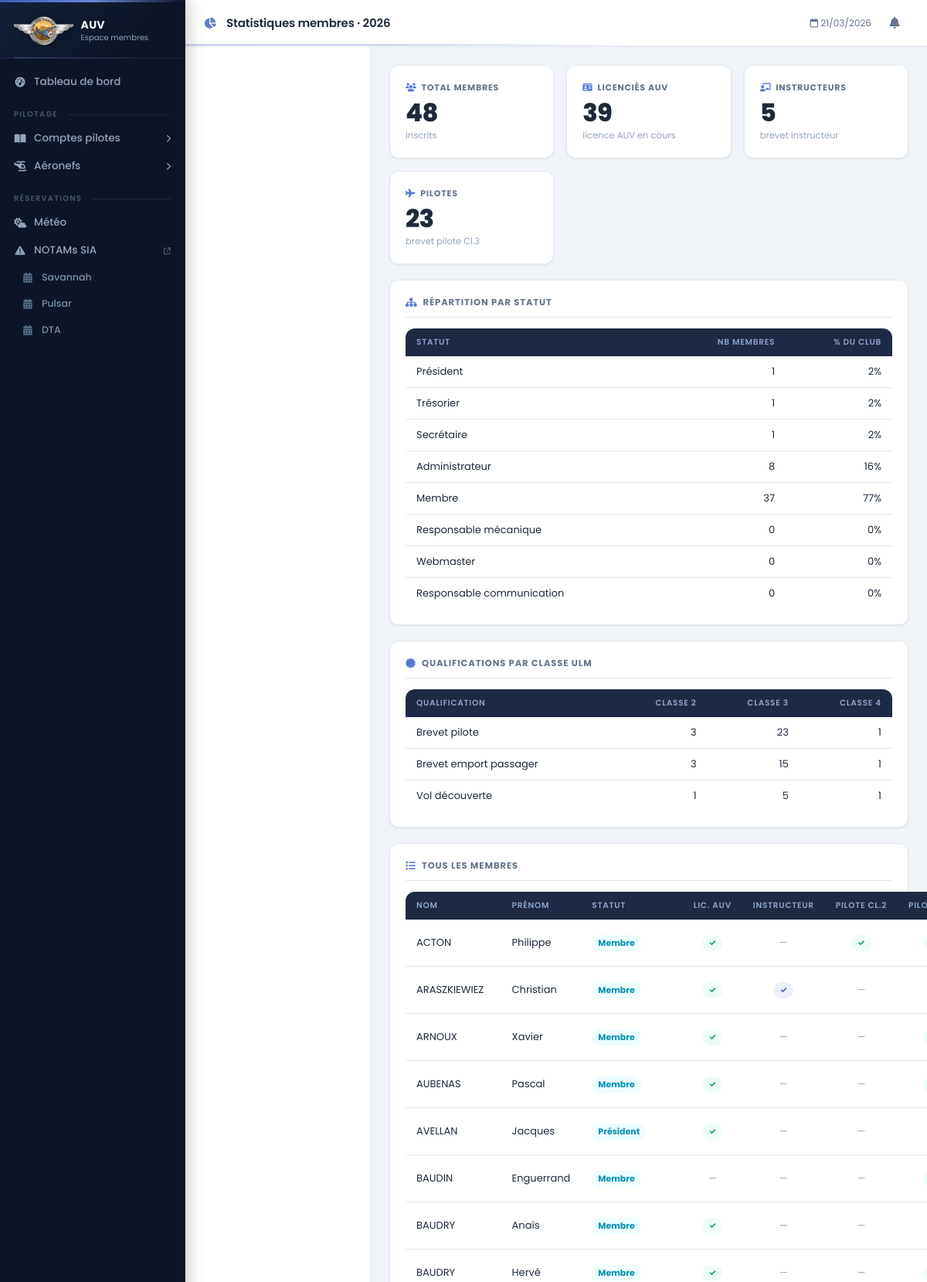
Screenshot of /intranetStatsMembres (signed in, upper part) with the database file from the repository.
### Intranet/models.py (models this page shows, shortened)
class Aeronef(models.Model):
    def __str__(self):
        text = self.type
        return text
    type = models.CharField(max_length = 20)
    classeULM = models.ForeignKey('ClasseULM',
                                  on_delete=models.CASCADE,
                                  default = 3)
    immatriculation = models.CharField(max_length = 6,
                                       default = 'XXXXX')
    indicatifRadio = models.CharField(max_length = 6,
                                       default = 'F-JXXX')
    limiteAptitudeVol = models.DateField(blank = True,
                            null = True)
    limiteLSA = models.DateField(blank = True,
                            null = True)
    limiteParachute = models.DateField(blank = True,
                            null = True)
    date = models.DateField(blank = True,
                            null = True)
    tarifPilote = models.DecimalField(decimal_places = 2,
                                      max_digits = 5,
                                      default = 00.00)
    tarifElevePilote = models.DecimalField(decimal_places = 2,
                                      max_digits = 5,
                                      default = 00.00)

class Statut(models.Model):
    def __str__(self):
        return self.value
    value = models.CharField(max_length = 30)

class Member(models.Model):
    statut = models.ForeignKey('Statut',
                               on_delete=models.CASCADE,
                               default = 5)
    name = models.CharField(max_length = 50)
    vorname = models.CharField(max_length = 50)
    password = models.CharField(max_length = 20,
                                default = '0000')
    genre = models.ForeignKey('Sex',
                               on_delete=models.CASCADE,
                               default = 1)
    birthday = models.DateField(blank = True,
                                null = True)
    phone = models.CharField(max_length = 14,
                             blank=True,
                             null = True)
    email = models.EmailField(max_length = 50,
                              blank=True,
                              null = True)
    zip = models.CharField(max_length = 5,
                           blank=True,
                           null = True)
    city = models.CharField(max_length = 50,
                            blank=True,
                            null = True)
    adress = models.CharField(max_length = 200,
                              blank=True,
                              null = True)
    licenceFFPLUM = models.CharField(max_length = 6,
                                     blank = True,
                                     null = True)
    licenceAUV = models.ForeignKey(OuiNon,
                                on_delete=models.CASCADE,
                                related_name='licenceAUVOuiNon',
                                default = 1)
    brevetInstructeur = models.ForeignKey(OuiNon,
                                on_delete=models.CASCADE,
                                related_name='brevetInstructeurOuiNon',
                                default = 1)
    datePiloteC2 = models.DateField(blank = True,
                                null = True)
    datePiloteC3 = models.DateField(blank = True,
                                null = True)
    datePiloteC4 = models.DateField(blank = True,
                                null = True)
    dateEmportC2 = models.DateField(blank = True,
                                null = True)
    dateEmportC3 = models.DateField(blank = True,
                                null = True)
    dateEmportC4 = models.DateField(blank = True,
                                null = True)
    dateBaptemeC2 = models.DateField(blank = True,
                                null = True)
    dateBaptemeC3 = models.DateField(blank = True,
                                null = True)
    dateBaptemeC4 = models.DateField(blank = True,
                                null = True)
    reportComptePilote2024 = models.DecimalField(decimal_places = 2,
                                                 max_digits = 8,
                                                 default = 00.00)
    produitComptePilote = models.DecimalField(decimal_places = 2,
                                            max_digits = 8,
                                            default = 00.00)
    chargeComptePilote = models.DecimalField(decimal_places = 2,
                                            max_digits = 8,
                                            default = 00.00)
    def age(self):
        age = date.today()-self.birthday
        return int((age).days/365.25)
    class Meta:
        ordering = ['name','vorname']

### Intranet/MenuMembres/views.py (the view)
# urls.py: path('intranetStatsMembres', intranetStatsMembres, name="intranet_Stats_Membres"),
def intranetStatsMembres(request):
    loggedMember = getLoggedMemberFromRequest(request)
    if not loggedMember:
        return redirect('/internetAccueil')
    membres = Member.objects.select_related('statut', 'licenceAUV', 'brevetInstructeur').all()
    nb_total = membres.count()
    nb_licencies    = membres.filter(licenceAUV__value='OUI').count()
    nb_instructeurs = membres.filter(brevetInstructeur__value='OUI').count()
    nb_pilote_c2 = membres.exclude(datePiloteC2=None).count()
    nb_pilote_c3 = membres.exclude(datePiloteC3=None).count()
    nb_pilote_c4 = membres.exclude(datePiloteC4=None).count()
    nb_emport_c2 = membres.exclude(dateEmportC2=None).count()
    nb_emport_c3 = membres.exclude(dateEmportC3=None).count()
    nb_emport_c4 = membres.exclude(dateEmportC4=None).count()
    nb_bapteme_c2 = membres.exclude(dateBaptemeC2=None).count()
    nb_bapteme_c3 = membres.exclude(dateBaptemeC3=None).count()
    nb_bapteme_c4 = membres.exclude(dateBaptemeC4=None).count()
    par_statut = []
    for statut in Statut.objects.all():
        nb = membres.filter(statut=statut).count()
        pct = floor(nb * 100 / nb_total) if nb_total > 0 else 0
        par_statut.append({'statut': statut, 'nb': nb, 'pct': pct})
    context = {
        'loggedMember':     loggedMember,
        'current_date_time': dateTimeParis(),
        'current_year':     datetime.now().year,
        'allAeronef':       Aeronef.objects.all(),
        'membres':          membres,
        'nb_total':         nb_total,
        'nb_licencies':     nb_licencies,
        'nb_instructeurs':  nb_instructeurs,
        'nb_pilotes_c3':    nb_pilote_c3,
        'nb_pilote_c2':     nb_pilote_c2,
        'nb_pilote_c3':     nb_pilote_c3,
        'nb_pilote_c4':     nb_pilote_c4,
        'nb_emport_c2':     nb_emport_c2,
        'nb_emport_c3':     nb_emport_c3,
        'nb_emport_c4':     nb_emport_c4,
        'nb_bapteme_c2':    nb_bapteme_c2,
        'nb_bapteme_c3':    nb_bapteme_c3,
        'nb_bapteme_c4':    nb_bapteme_c4,
        'par_statut':       par_statut,
    }
    return render(request, 'intranetStatsMembres.html', context)

### Intranet/context_processors.py (called while the page is built)
def notifications(request):
    if 'loggedMemberId' not in request.session:
        return {}
    from Intranet.models import Member
    try:
        member = Member.objects.get(id=request.session['loggedMemberId'])
        notifs = Notification.objects.filter(recipient=member).order_by('-created_at')[:8]
        unread = Notification.objects.filter(recipient=member, is_read=False).count()
        return {
            'notifications': notifs,
            'notif_count':   unread,
        }
    except Exception:
        return {}

### Intranet/views.py (called while the page is built)
def getLoggedMemberFromRequest(request):
    if 'loggedMemberId' in request.session:
        loggedMemberId = request.session['loggedMemberId']
        loggedMember = Member.objects.get(id=loggedMemberId)
        return loggedMember
    return None

### ULMASSO/views.py (called while the page is built)
def dateTimeParis():
    now = datetime.now(tz = ZoneInfo("Europe/Paris"))
    return now.strftime("%d/%m/%Y %H:%M")

### Intranet/templates/intranetStatsMembres.html (shortened to what this page needs)
{% extends "baseIntranet.html" %}
{% block bodyId %}intranetStatsMembresPage{% endblock %}
{% block titrePage %}
    <i class="fa-solid fa-chart-pie"></i> Statistiques membres · {{ current_year }}
{% endblock %}
{% block mainContent %}
<div class="dashboard-grid">
    <div class="card">
        <div class="card-label"><i class="fa-solid fa-users"></i> Total membres</div>
        <div class="card-value">{{ nb_total }}</div>
        <div class="card-sub">inscrits</div>
    </div>
    <div class="card">
        <div class="card-label"><i class="fa-solid fa-id-card"></i> Licenciés AUV</div>
        <div class="card-value">{{ nb_licencies }}</div>
        <div class="card-sub">licence AUV en cours</div>
    </div>
    <div class="card">
        <div class="card-label"><i class="fa-solid fa-chalkboard-user"></i> Instructeurs</div>
        <div class="card-value">{{ nb_instructeurs }}</div>
        <div class="card-sub">brevet instructeur</div>
    </div>
    <div class="card">
        <div class="card-label"><i class="fa-solid fa-plane"></i> Pilotes</div>
        <div class="card-value">{{ nb_pilotes_c3 }}</div>
        <div class="card-sub">brevet pilote Cl.3</div>
    </div>
</div>
<div class="card-section">
    <h3><i class="fa-solid fa-sitemap"></i> Répartition par statut</h3>
    <table>
        <thead>
            <tr>
                <th>Statut</th>
                <th style="text-align:right">Nb membres</th>
                <th style="text-align:right">% du club</th>
            </tr>
        </thead>
        <tbody>
            {% for s in par_statut %}
            <tr>
                <td>{{ s.statut }}</td>
                <td style="text-align:right">{{ s.nb }}</td>
                <td style="text-align:right">{{ s.pct }}%</td>
            </tr>
            {% endfor %}
        </tbody>
    </table>
</div>
<div class="card-section">
    <h3><i class="fa-solid fa-certificate"></i> Qualifications par classe ULM</h3>
    <table>
        <thead>
            <tr>
                <th>Qualification</th>
                <th style="text-align:right">Classe 2</th>
                <th style="text-align:right">Classe 3</th>
                <th style="text-align:right">Classe 4</th>
            </tr>
        </thead>
        <tbody>
            <tr>
                <td>Brevet pilote</td>
                <td style="text-align:right">{{ nb_pilote_c2 }}</td>
                <td style="text-align:right">{{ nb_pilote_c3 }}</td>
                <td style="text-align:right">{{ nb_pilote_c4 }}</td>
            </tr>
            <tr>
                <td>Brevet emport passager</td>
                <td style="text-align:right">{{ nb_emport_c2 }}</td>
                <td style="text-align:right">{{ nb_emport_c3 }}</td>
                <td style="text-align:right">{{ nb_emport_c4 }}</td>
            </tr>
            <tr>
                <td>Vol découverte</td>
                <td style="text-align:right">{{ nb_bapteme_c2 }}</td>
                <td style="text-align:right">{{ nb_bapteme_c3 }}</td>
                <td style="text-align:right">{{ nb_bapteme_c4 }}</td>
            </tr>
        </tbody>
    </table>
</div>
<div class="card-section">
    <h3><i class="fa-solid fa-list"></i> Tous les membres</h3>
    <table>
        <thead>
            <tr>
                <th>Nom</th>
                <th>Prénom</th>
                <th>Statut</th>
                <th style="text-align:center">Lic. AUV</th>
                <th style="text-align:center">Instructeur</th>
                <th style="text-align:center">Pilote Cl.2</th>
                <th style="text-align:center">Pilote Cl.3</th>
            </tr>
        </thead>
        <tbody>
            {% for m in membres %}
            <tr>
                <td>{{ m.name }}</td>
                <td>{{ m.vorname }}</td>
                <td><span class="badge badge-info">{{ m.statut }}</span></td>
                <td class="text-center">
                    {% if m.licenceAUV.value == "OUI" %}
                        <span class="badge badge-success">✓</span>
                    {% else %}
                        <span class="text-muted">—</span>
                    {% endif %}
                </td>
                <td class="text-center">
                    {% if m.brevetInstructeur.value == "OUI" %}
                        <span class="badge badge-primary">✓</span>
                    {% else %}
                        <span class="text-muted">—</span>
                    {% endif %}
                </td>
                <td class="text-center">
                    {% if m.datePiloteC2 %}
                        <span class="badge badge-success" title="{{ m.datePiloteC2|date:'d/m/Y' }}">✓</span>
                    {% else %}<span class="text-muted">—</span>{% endif %}
                </td>
                <td class="text-center">
                    {% if m.datePiloteC3 %}
                        <span class="badge badge-success" title="{{ m.datePiloteC3|date:'d/m/Y' }}">✓</span>
                    {% else %}<span class="text-muted">—</span>{% endif %}
                </td>
            </tr>
            {% endfor %}
        </tbody>
    </table>
</div>
{% endblock %}

### Intranet/templates/baseIntranet.html (shortened to what this page needs)
<!DOCTYPE html>
<html lang="fr">
<head>
    <link rel="stylesheet" href="https://cdnjs.cloudflare.com/ajax/libs/font-awesome/6.5.0/css/all.min.css">
    <link rel="stylesheet" type="text/css" href="static/css/styleIntranet.css">
    <link rel="stylesheet" type="text/css" href="static/css/styleMenuPrincipal.css">
</head>
<body id="{% block bodyId %}page{% endblock %}">
<nav id="sidebar">
    <div class="sb-logo">
        <img src="static/res/icones/logo.png" alt="AUV">
        <div>
            <div class="sb-logo-text">AUV</div>
            <div class="sb-logo-sub">Espace membres</div>
        </div>
    </div>
    <div class="sb-nav">
        <a href="intranetAccueil" class="sb-item">
            <i class="fa-solid fa-gauge-high"></i>
            Tableau de bord
        </a>
        <div class="sb-section-label">Pilotage</div>
        <details class="sb-group">
            <summary class="sb-item">
                <i class="fa-solid fa-book-open"></i>
                Comptes pilotes
                <i class="fa-solid fa-chevron-right sb-chevron"></i>
            </summary>
        </details>
        <details class="sb-group">
            <summary class="sb-item">
                <i class="fa-solid fa-helicopter"></i>
                Aéronefs
                <i class="fa-solid fa-chevron-right sb-chevron"></i>
            </summary>
        </details>
        <div class="sb-section-label">Réservations</div>
        <a href="intranetWeather" class="sb-item">
            <i class="fa-solid fa-cloud-sun"></i>
            Météo
        </a>
        <a href="https://www.sia.aviation-civile.gouv.fr/documents/supaip/notam.php" target="_blank" class="sb-item">
            <i class="fa-solid fa-triangle-exclamation"></i>
            NOTAMs SIA
            <i class="fa-solid fa-external-link" style="font-size:9px;margin-left:auto;opacity:.5"></i>
        </a>
        {% for aeronef in allAeronef %}
        <a href="{% url 'intranet_Reservation_Calendrier' aeronef %}" class="sb-item sb-item-cal">
            <i class="fa-solid fa-calendar-days"></i>
            {{ aeronef.type }}
        </a>
        {% endfor %}
    </div>
</nav>
<div id="appMain">
    <header id="topBar">
        <div class="tb-title">
            {% block titrePage %}{% endblock %}
        </div>
        <div class="tb-right">
            <span style="font-size:12px;color:#64748b" id="tb-date">
                <i class="fa-regular fa-calendar"></i>
                {{ current_date_time|slice:":10" }}
            </span>
            <div style="position:relative">
                <button class="notif-btn" id="notifBtn" onclick="toggleNotif()">
                    <i class="fa-solid fa-bell"></i>
                </button>
            </div>
        </div>
    </header>
    <div id="contentArea">
        <aside id="asideContent">
        </aside>
        <main id="mainContent">
            {% block mainContent %}{% endblock %}
        </main>
    </div>
</div>
</body>
</html>

### rows the page displays
Aeronef: type "Savannah"
Aeronef: type "Pulsar"
Aeronef: type "DTA"
Statut: statut "Président", nb "1", pct "2"
Statut: statut "Trésorier", nb "1", pct "2"
Statut: statut "Secrétaire", nb "1", pct "2"
Statut: statut "Administrateur", nb "8", pct "16"
Statut: statut "Membre", nb "37", pct "77"
Statut: statut "Responsable mécanique", nb "0", pct "0"
Statut: statut "Webmaster", nb "0", pct "0"
Statut: statut "Responsable communication", nb "0", pct "0"
Member: name "ACTON", vorname "Philippe", statut "Membre"
Member: name "ARASZKIEWIEZ", vorname "Christian", statut "Membre"
Member: name "ARNOUX", vorname "Xavier", statut "Membre"
Member: name "AUBENAS", vorname "Pascal", statut "Membre"
Member: name "AVELLAN", vorname "Jacques", statut "Président"
Member: name "BAUDIN", vorname "Enguerrand", statut "Membre"
Member: name "BAUDRY", vorname "Anaïs", statut "Membre"
Member: name "BAUDRY", vorname "Hervé", statut "Membre"

### other values shown
{{ current_date_time|slice:":10" }} "21/03/2026"
{{ nb_total }} "48"
{{ nb_licencies }} "39"
{{ nb_instructeurs }} "5"
{{ nb_pilotes_c3 }} "23"
{{ nb_pilote_c2 }} "3"
{{ nb_pilote_c3 }} "23"
{{ nb_pilote_c4 }} "1"
{{ nb_emport_c2 }} "3"
{{ nb_emport_c3 }} "15"
{{ nb_emport_c4 }} "1"
{{ nb_bapteme_c2 }} "1"
{{ nb_bapteme_c3 }} "5"
{{ nb_bapteme_c4 }} "1"
